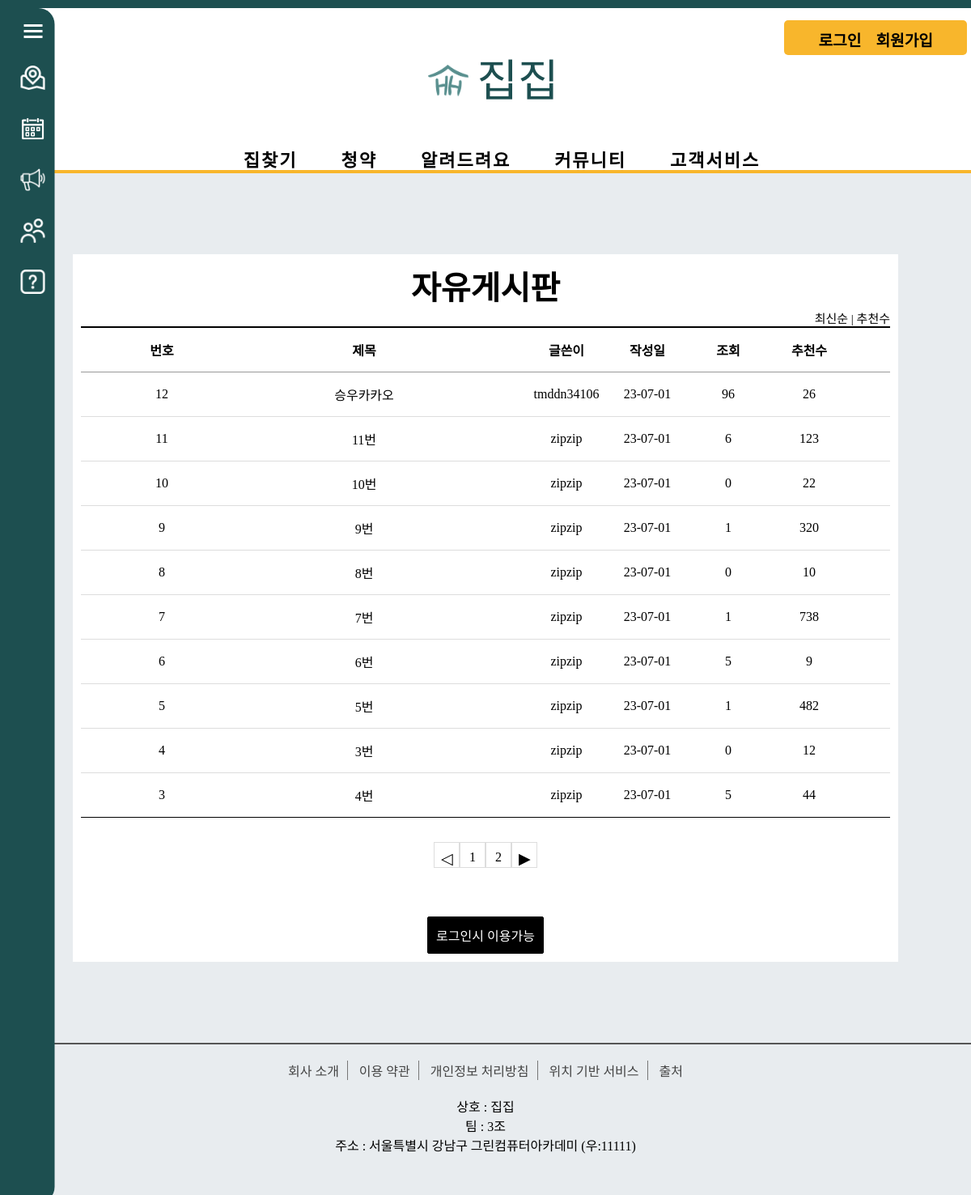
The app's page /community/board_free/, older data.
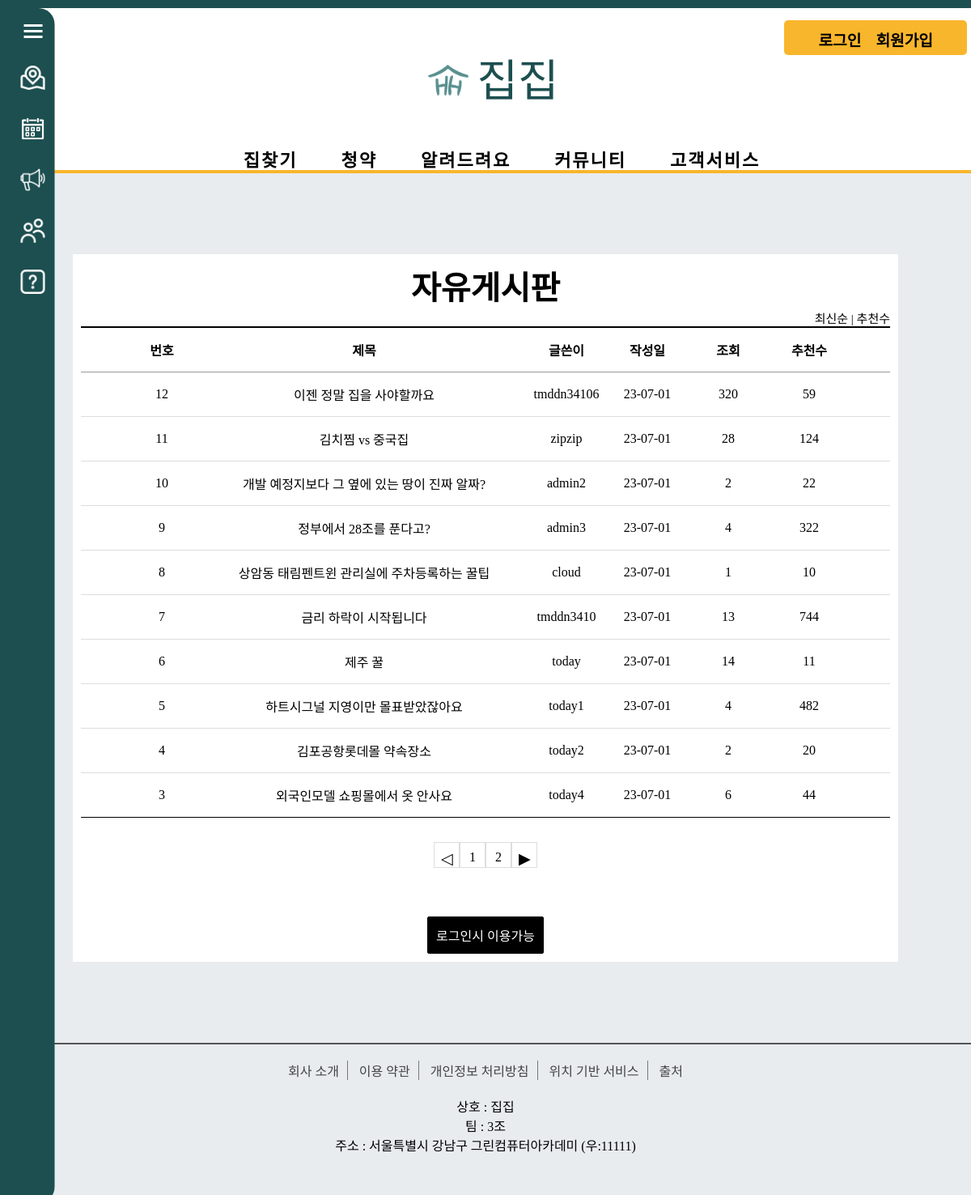
The same page, newer data.
### community/models.py (models this page shows, shortened)
class Free_Board(models.Model):
    b_title = models.CharField(max_length=100)
    b_content = models.TextField()
    user = models.ForeignKey(User, on_delete=models.CASCADE)
    b_regdate = models.DateTimeField()
    b_modifydate = models.DateTimeField(null=True, blank=True)
    b_hit = models.IntegerField(default=0)
    b_recommend = models.IntegerField(default=0)

### community/views.py (the view)
# urls.py: path('board_free/', views.board_free, name='free'),  # 자유게시판
def board_free(request):
    question_list = Free_Board.objects.order_by('-b_regdate')
    page = request.GET.get('page', '1')
    paginator = Paginator(question_list, 10)
    text = paginator.get_page(page)
    context = {'question_list': text}
    return render(request, 'community/board_free/board_free.html', context) # 자유게시판

### templates/community/board_free/board_free.html (shortened to what this page needs)
<!DOCTYPE html>
{% load static %}
<html lang="en">
<head>
    <link rel="stylesheet" href="{% static 'css/board/css.css' %}">
</head>
<body>
{% include 'poll/sidebar.html' %}
{% include 'poll/header.html' %}
<div class="board_wrap">
    <div class="board_title">
        <strong>자유게시판</strong>
        <div class="board_title_takes">
            <a href="{% url 'community:free' %}">최신순</a> |
            <a href="{% url 'community:free_recommend' %}">추천수</a>
        </div>
    </div>
    <div class="board_list_wrap">
        <div class="board_list">
            <div class="top">
                <div class="num">번호</div>
                <div class="title">제목</div>
                <div class="writer">글쓴이</div>
                <div class="date">작성일</div>
                <div class="count">조회</div>
                <div class="recommend">추천수</div>
            </div>
            {% for question in question_list %}
            <div>
                <div class="num">{{ question.id }}</div>
                <div class="title">
                    <a href="{% url 'community:detail' question.id %}">{{ question.b_title }}
                    </a>
                </div>
                <div class="writer">{{ question.user }}</div>
                <div class="date">{{ question.b_regdate|date:"y-m-d"}}</div>
                <div class="count">{{ question.b_hit }}</div>
                <div class="recommend">{{ question.b_recommend }}</div>
            </div>
            {% endfor %}
        </div>
        <ul class="board_page">
            {% if question_list.has_previous %}
            <li class="bt first">
                <a class="bt prev" href="?page={{ question_list.previous_page_number }}">◀</a>
            </li>
            {% else %}
            <li class="page-item disabled">
                <a class="bt prev">◁</a>
            </li>
            {% endif %}
            {% for page_number in question_list.paginator.page_range %}
            {% if question_list.number == page_number %}
            <li class="page-item active">
                <a class="num">{{ page_number }}</a>
            </li>
            {% else %}
            <li class="page-item">
                <a class="num" href="?page={{ page_number }}">{{ page_number }}</a>
            </li>
            {% endif %}
            {% endfor %}
            {% if question_list.has_next %}
            <li class="page-item">
                <a class="bt last" href="?page={{ question_list.next_page_number }}">▶</a>
            </li>
            {% else %}
            <li class="page-item disabled">
                <a class="bt last">▷</a>
            </li>
            {% endif %}
        </ul>
       <div class="bt_wrap">
        {% if user.is_authenticated %}
        <a href="{% url 'community:write' %}" class="on">등록</a>
        {% else %}
        <a href="{% url 'common:signin' %}" class="on">로그인시 이용가능</a>
        {% endif %}
        </div>
    </div>
</div>
{% include 'poll/footer.html' %}
</body>
</html>

### templates/poll/sidebar.html (shortened to what this page needs)
<!DOCTYPE html>
{% load static %}
<html lang="en">
<head>
    <link rel="stylesheet" href="{% static 'css/poll/style.css' %}">
</head>
<body>
    <aside class="side-bar">
        <section class="side-bar-icon-box">
            <section class="side-bar-icon1">
                <div></div>
                <div></div>
                <div></div>
            </section>
        </section>
        <ul>
            <li>
                <a href="{% url 'map:search' %}">
                    <i class="side-icon2"></i>
                </a>
            </li>
            <li>
                <a href="{% url 'koreaCalendar:subCalendar' %}">
                    <i class="side-icon3"></i>
                </a>
            </li>
            <li>
                <a href="{% url 'information:information' %}">
                    <i class="side-icon4"></i>
                </a>
            </li>
            <li>
                <a href="{% url 'community:free' %}">
                    <i class="side-icon5"></i>
                </a>
            </li>
            <li>
                <a href="{% url 'notice:notice' %}">
                    <i class="side-icon6"></i>
                </a>
            </li>
        </ul>
    </aside>
</body>
</html>

### templates/poll/header.html (shortened to what this page needs)
<!DOCTYPE html>
{% load static %}
<html lang="en">
<head>
    <link rel="stylesheet" href="{% static 'css/poll/style.css' %}">
</head>
<body>
    <header class="header-bar">
        <section class="header-icon-box">
            <div class="header-logo"><a href="{% url 'poll:index' %}"><img src="../../static/images/logo/연함.png" alt="">집집</a></div>
        </section>
        <section class="header-side-login">
            <ul>
              {% if user.is_authenticated %}
                <li style="border-right: transparent;">
                    <a href="{% url 'common:signout' %}">
                        로그아웃
                    </a>
                    <a href="#" class="mypage_view">(마이)<iframe src="{% url 'common:mypage' %}" target="_self"></iframe></a>
                </li>
                {% else %}
                <li>
                    <a href="{% url 'common:signin' %}">로그인</a>
                </li>
                <li>
                    <a href="{% url 'common:signin' %}">회원가입</a>
                </li>
                {% endif %}
            </ul>
        </section>
        <section class="header-menu">
            <ul>
                <li>
                    <a href="{% url 'map:search' %}">
                        <span>집찾기</span>
                    </a>
                </li>
                <li>
                    <a href="{% url 'koreaCalendar:subCalendar' %}">
                        <span>청약</span>
                    </a>
                </li>
                <li>
                    <a href="{% url 'information:information' %}">
                        <span>알려드려요</span>
                    </a>
                </li>
                <li>
                    <a href="{% url 'community:free' %}">
                        <span>커뮤니티</span>
                    </a>
                </li>
                <li>
                    <a href="{% url 'notice:notice' %}">
                        <span>고객서비스</span>
                    </a>
                </li>
            </ul>
        </section>
    </header>
</body>
</html>

### templates/poll/footer.html
<link rel="stylesheet" href="../../static/css/footer/footer.css">
<footer>
    <ul id="bottomMenu">
        <li><a href="{% url 'introduction:introduction' %}">회사 소개</a></li>
        <li><a href="{% url 'poll:footer_clause' %}">이용 약관</a></li>
        <li><a href="{% url 'poll:footer_personal' %}">개인정보 처리방침</a></li>
        <li><a href="{% url 'poll:footer_location' %}">위치 기반 서비스</a></li>
        <li><a href="{% url 'poll:footer_source' %}">출처</a></li>
    </ul>
    <ul id="bottomSub">
        <li>상호 : 집집</li>
        <li>팀 : 3조</li>
        <li>주소 : 서울특별시 강남구 그린컴퓨터아카데미 (우:11111)</li>
    </ul>
</footer>

### static/css/poll/style.css (style rules this page uses)
* { margin: 0; padding: 0; }
body { background: #e8ecef; font-family: 'GangwonEdu_OTFBoldA'; border-top: 10px solid #1d4f50 }
ul li { list-style: none; }
a { text-decoration: none; }
.side-bar-icon-box { display: flex; justify-content: flex-end; padding-bottom: 4px; }
.side-bar-icon1 { position: relative; width: 23px; height: 17px; margin: 15px; margin-top: 20px; transition: .5s; }
.side-bar-icon1 > div { position: absolute; width: 100%; height: 20%; background-color: white; transition: all .5s; }
.side-bar-icon1 > div:nth-of-type(1) { top: 0; width: auto; left: 0; right: 0; transition: all .5s, left calc(.5s / 2) calc(.5s / 2), right calc(.5s / 2) calc(.5s / 2), height calc(.5s / 2) 0s; }
.side-bar-icon1 > div:nth-of-type(2) { top: 40%; transform-origin: bottom left; }
.side-bar-icon1 > div:nth-of-type(3) { top: 80%; left: auto; right: 0; transform-origin: bottom right; }
.side-bar { height: 1200px; position: fixed; background: rgb(29,79,80); width: 240px; min-height: 100%; border-radius: 20px; transform: translate(calc(230px * -0.75), 0); transition: .5s; z-index:1000; }
.side-bar ul > li > a { display: block; color: white; font-size: 1.2rem; font-weight: bold; padding-top: 15px; padding-bottom: 20px; padding-left: 30px; border-left: 1px solid #ccc }
.side-bar > ul > li > a:first-child { position: relative; }
.side-bar > ul > li > a > i { display: inline-block; position: absolute; top: 24%; right: 5%; width: 30px; height: 30px; }
.side-bar > ul > li > a > .side-icon2 { background-image: url('../../images/menubar/1.지도.png'); background-size: cover; }
.side-bar > ul > li > a > .side-icon3 { background-image: url('../../images/menubar/2.청약.png'); background-size: cover; }
.side-bar > ul > li > a > .side-icon4 { background-image: url('../../images/menubar/3.알려드려요.png'); background-size: cover; }
.side-bar > ul > li > a > .side-icon5 { background-image: url('../../images/menubar/4.커뮤니티.png'); background-size: cover; }
.side-bar > ul > li > a > .side-icon6 { background-image: url('../../images/menubar/5.고객서비스.png'); background-size: cover; }
.side-bar > ul > li { position: relative; }
.header-bar { position: relative; background: white; width: 100%; height: 180px; padding: 10px; border-bottom: 4px solid #f8b62c; }
.header-bar a { color: black }
.header-bar > .header-icon-box { position: relative; width: 20%; height: 80px; margin: 5px auto; text-align: center; }
.header-bar > .header-icon-box > .header-logo { width: 100%; height: 100%; font-size: 55px; font-family: "박용준 투사회보"; padding: 30px 0 0 0; }
.header-bar > .header-icon-box > .header-logo > a { display: block; width: 100%; height: 100%; color: #1d4f50; text-decoration: none; cursor: pointer; }
.header-bar > .header-icon-box > .header-logo > a > img { width: 50px; margin-right :10px }
.header-bar > .header-side-login { position: absolute; top: 15px; right: 25px; }
.header-bar > .header-side-login > ul { text-align: center; background: #f8b62c; border-radius: 5px; padding: 5px 35px; }
.header-bar > .header-side-login > ul > li { display: inline-block; margin-top: 5px; padding: 0 7px; font-size: 1.2rem; font-weight: bold; }
.header-bar > .header-menu { position: absolute; bottom: 0; height: 30px; display: flex; justify-content: center; width: 100%; }
.header-bar > .header-menu > ul > li { display: inline-block; position: relative; height: 50px; }
.header-bar > .header-menu > ul > li > a { font-size: 22px; font-weight: bold; padding: 20px 25px 15px 25px; letter-spacing: 2px; }
.header-bar > .header-menu > ul > li > a:first-child { position: relative; }
ul > li { list-style: none; }

### static/css/footer/footer.css (style rules this page uses)
footer { width: 1200px; border-top: 2px solid #555; text-align: center; position: absolute; left: 50%; transform: translateX(-50%); }
footer #bottomMenu { list-style: none; padding: 20px; }
#bottomMenu li { display: inline-block; margin: 0px; border-right: 1px solid #777; padding: 0 10px; }
#bottomMenu li a { text-decoration: none; color: #444; }
#bottomMenu li:last-child { border: none }
#bottomSub { list-style-type: none; margin-bottom: 50px; }

Row changes from the older to the newer data that the page shows:
changed Free_Board "tmddn34106": b_title "승우카카오" → "이젠 정말 집을 사야할까요"; b_hit "96" → "320"; b_recommend "26" → "59"
changed Free_Board "zipzip": b_title "11번" → "김치찜 vs 중국집"; b_hit "6" → "28"; b_recommend "123" → "124"
changed Free_Board id 10: b_title "10번" → "개발 예정지보다 그 옆에 있는 땅이 진짜 알짜?"; user "zipzip" → "admin2"; b_hit "0" → "2"
changed Free_Board id 9: b_title "9번" → "정부에서 28조를 푼다고?"; user "zipzip" → "admin3"; b_hit "1" → "4"; b_recommend "320" → "322"
changed Free_Board id 8: b_title "8번" → "상암동 태림펜트윈 관리실에 주차등록하는 꿀팁"; user "zipzip" → "cloud"; b_hit "0" → "1"
changed Free_Board id 7: b_title "7번" → "금리 하락이 시작됩니다"; user "zipzip" → "tmddn3410"; b_hit "1" → "13"; b_recommend "738" → "744"
changed Free_Board id 6: b_title "6번" → "제주 꿀"; user "zipzip" → "today"; b_hit "5" → "14"; b_recommend "9" → "11"
changed Free_Board id 5: b_title "5번" → "하트시그널 지영이만 몰표받았잖아요"; user "zipzip" → "today1"; b_hit "1" → "4"
changed Free_Board id 4: b_title "3번" → "김포공항롯데몰 약속장소"; user "zipzip" → "today2"; b_hit "0" → "2"; b_recommend "12" → "20"
changed Free_Board id 3: b_title "4번" → "외국인모델 쇼핑몰에서 옷 안사요"; user "zipzip" → "today4"; b_hit "5" → "6"
